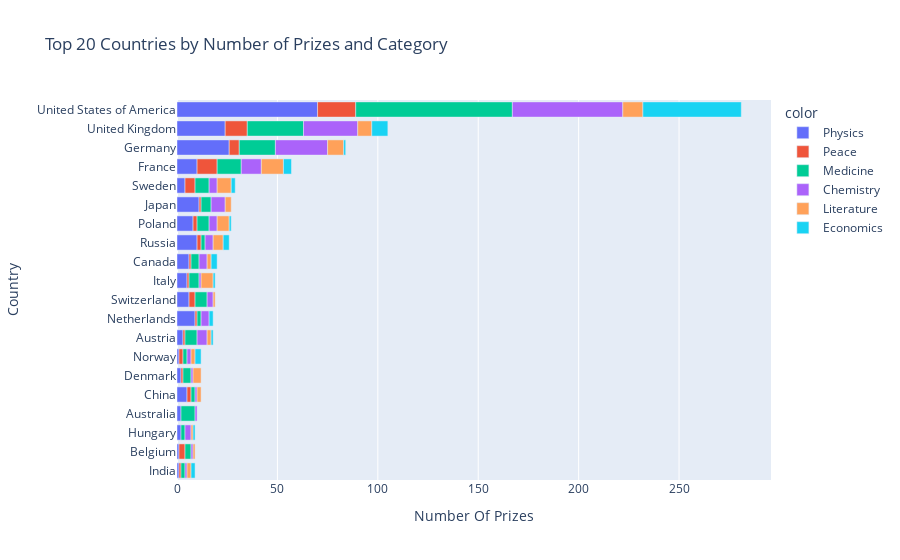

Source (notebook cell):
### Code cell
#we create the chart after sorting the data and base color on the category 
cat_centered_bar = px.bar(
                            x=merged_df.cat_prize,
                            y=merged_df.birth_country_current,
                            color=merged_df.category,
                            orientation='h',
                            title='Top 20 Countries by Number of Prizes and Category'
)

cat_centered_bar.update_layout(
                            xaxis_title='Number Of Prizes',
                            yaxis_title='Country'
)

cat_centered_bar.show()

### Figure 1 — Plotly figure (JSON) as saved in the notebook; plotly's stock layout.template omitted (floating-point values rounded to 4 significant figures)
{"data": [{"alignmentgroup": "True", "hovertemplate": "color=Physics<br>x=%{x}<br>y=%{y}<extra></extra>", "legendgroup": "Physics", "marker": {"color": "#636efa", "pattern": {"shape": ""}}, "name": "Physics", "offsetgroup": "Physics", "orientation": "h", "showlegend": true, "textposition": "auto", "type": "bar", "x": [1, 1, 2, 2, 5, 2, 1, 3, 9, 6, 5, 6, 10, 8, 11, 4, 10, 26, 24, 70], "xaxis": "x", "y": ["India", "Belgium", "Hungary", "Australia", "China", "Denmark", "Norway", "Austria", "Netherlands", "Switzerland", "Italy", "Canada", "Russia", "Poland", "Japan", "Sweden", "France", "Germany", "United Kingdom", "United States of America"], "yaxis": "y"}, {"alignmentgroup": "True", "hovertemplate": "color=Peace<br>x=%{x}<br>y=%{y}<extra></extra>", "legendgroup": "Peace", "marker": {"color": "#EF553B", "pattern": {"shape": ""}}, "name": "Peace", "offsetgroup": "Peace", "orientation": "h", "showlegend": true, "textposition": "auto", "type": "bar", "x": [1, 3, 2, 1, 2, 1, 1, 1, 3, 1, 2, 1, 2, 5, 10, 5, 11, 19], "xaxis": "x", "y": ["India", "Belgium", "China", "Denmark", "Norway", "Austria", "Netherlands", "Italy", "Switzerland", "Canada", "Russia", "Japan", "Poland", "Sweden", "France", "Germany", "United Kingdom", "United States of America"], "yaxis": "y"}, {"alignmentgroup": "True", "hovertemplate": "color=Medicine<br>x=%{x}<br>y=%{y}<extra></extra>", "legendgroup": "Medicine", "marker": {"color": "#00cc96", "pattern": {"shape": ""}}, "name": "Medicine", "offsetgroup": "Medicine", "orientation": "h", "showlegend": true, "textposition": "auto", "type": "bar", "x": [3, 2, 2, 7, 4, 2, 2, 6, 2, 6, 5, 4, 2, 6, 5, 7, 12, 18, 28, 78], "xaxis": "x", "y": ["Belgium", "Hungary", "India", "Australia", "Denmark", "China", "Norway", "Austria", "Netherlands", "Switzerland", "Italy", "Canada", "Russia", "Poland", "Japan", "Sweden", "France", "Germany", "United Kingdom", "United States of America"], "yaxis": "y"}, {"alignmentgroup": "True", "hovertemplate": "color=Chemistry<br>x=%{x}<br>y=%{y}<extra></extra>", "legendgroup": "Chemistry", "marker": {"color": "#ab63fa", "pattern": {"shape": ""}}, "name": "Chemistry", "offsetgroup": "Chemistry", "orientation": "h", "showlegend": true, "textposition": "auto", "type": "bar", "x": [1, 3, 1, 1, 1, 1, 2, 5, 4, 1, 3, 4, 4, 7, 4, 4, 10, 26, 27, 55], "xaxis": "x", "y": ["Belgium", "Hungary", "India", "Australia", "China", "Denmark", "Norway", "Austria", "Netherlands", "Italy", "Switzerland", "Canada", "Russia", "Japan", "Poland", "Sweden", "France", "Germany", "United Kingdom", "United States of America"], "yaxis": "y"}, {"alignmentgroup": "True", "hovertemplate": "color=Literature<br>x=%{x}<br>y=%{y}<extra></extra>", "legendgroup": "Literature", "marker": {"color": "#FFA15A", "pattern": {"shape": ""}}, "name": "Literature", "offsetgroup": "Literature", "orientation": "h", "showlegend": true, "textposition": "auto", "type": "bar", "x": [1, 1, 2, 2, 2, 4, 2, 1, 6, 2, 5, 3, 6, 7, 11, 8, 7, 10], "xaxis": "x", "y": ["Belgium", "Hungary", "India", "Norway", "China", "Denmark", "Austria", "Switzerland", "Italy", "Canada", "Russia", "Japan", "Poland", "Sweden", "France", "Germany", "United Kingdom", "United States of America"], "yaxis": "y"}, {"alignmentgroup": "True", "hovertemplate": "color=Economics<br>x=%{x}<br>y=%{y}<extra></extra>", "legendgroup": "Economics", "marker": {"color": "#19d3f3", "pattern": {"shape": ""}}, "name": "Economics", "offsetgroup": "Economics", "orientation": "h", "showlegend": true, "textposition": "auto", "type": "bar", "x": [1, 2, 3, 1, 2, 1, 3, 3, 1, 2, 4, 1, 8, 49], "xaxis": "x", "y": ["Hungary", "India", "Norway", "Austria", "Netherlands", "Italy", "Canada", "Russia", "Poland", "Sweden", "France", "Germany", "United Kingdom", "United States of America"], "yaxis": "y"}], "layout": {"barmode": "relative", "legend": {"title": {"text": "color"}, "tracegroupgap": 0}, "title": {"text": "Top 20 Countries by Number of Prizes and Category"}, "xaxis": {"anchor": "y", "domain": [0, 1], "title": {"text": "Number Of Prizes"}}, "yaxis": {"anchor": "x", "domain": [0, 1], "title": {"text": "Country"}}}}
